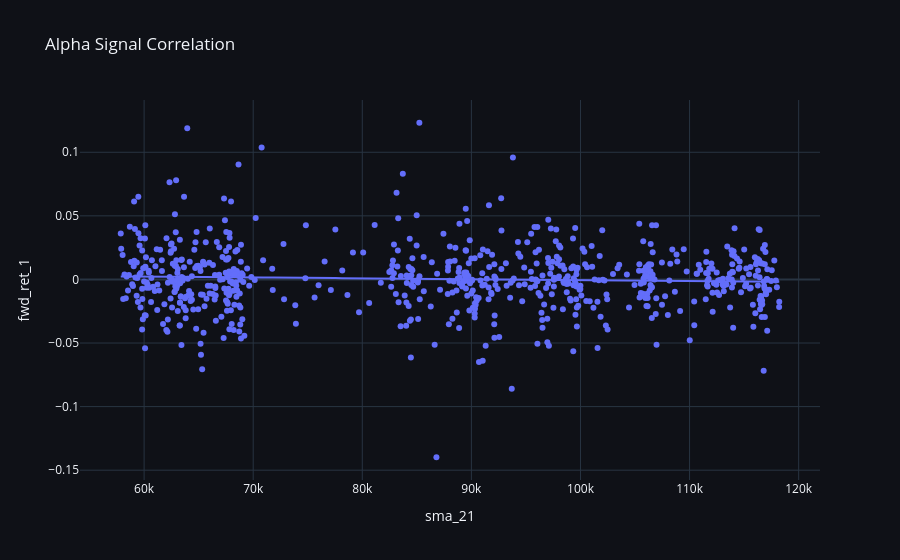

The code cell stored with this chart in its notebook:
### Markdown cell above
## 📊 Alpha Projection
Check basic correlation with forward returns.

### Code cell
df = session.run_alpha_score(df)
fig_scat = px.scatter(df.to_pandas(), x="sma_21", y="fwd_ret_1", trendline="ols", title="Alpha Signal Correlation")
fig_scat.update_layout(**PLOTLY_DARK)
fig_scat.show()

### Figure 1 — Plotly figure (JSON) as saved in the notebook; plotly's stock layout.template omitted (floating-point values rounded to 4 significant figures; data arrays with more than 128 entries replaced by an {"elided": "..."} marker saying what was removed)
{"data": [{"hovertemplate": "sma_21=%{x}<br>fwd_ret_1=%{y}<extra></extra>", "legendgroup": "", "marker": {"color": "#636efa", "symbol": "circle"}, "mode": "markers", "name": "", "orientation": "v", "showlegend": false, "type": "scatter", "x": {"elided": "730 float values"}, "xaxis": "x", "y": {"elided": "730 float values"}, "yaxis": "y"}, {"hovertemplate": "<b>OLS trendline</b><br>fwd_ret_1 = -6.83774e-08 * sma_21 + 0.00634174<br>R<sup>2</sup>=0.002776<br><br>sma_21=%{x}<br>fwd_ret_1=%{y} <b>(trend)</b><extra></extra>", "legendgroup": "", "marker": {"color": "#636efa", "symbol": "circle"}, "mode": "lines", "name": "", "showlegend": false, "type": "scatter", "x": {"elided": "709 float values"}, "xaxis": "x", "y": {"elided": "709 float values"}, "yaxis": "y"}], "layout": {"legend": {"tracegroupgap": 0}, "paper_bgcolor": "#0f1117", "plot_bgcolor": "#0f1117", "title": {"text": "Alpha Signal Correlation"}, "xaxis": {"anchor": "y", "domain": [0, 1], "title": {"text": "sma_21"}}, "yaxis": {"anchor": "x", "domain": [0, 1], "title": {"text": "fwd_ret_1"}}}}
